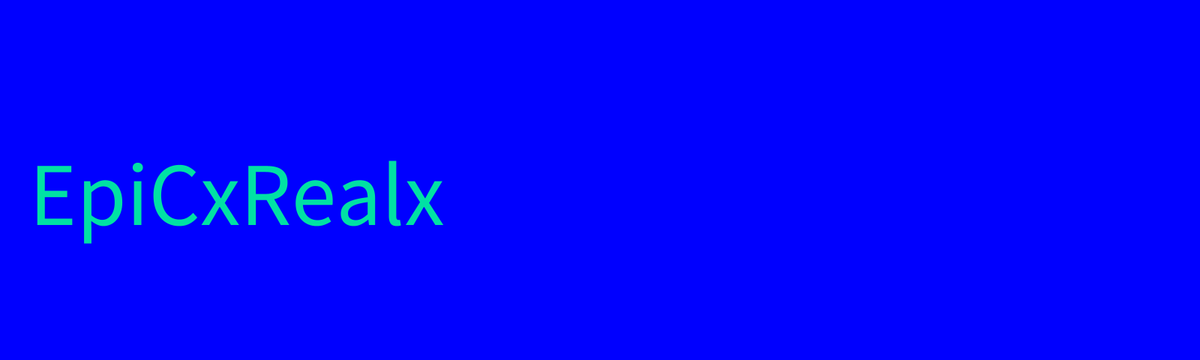
Frame 1 (no input)
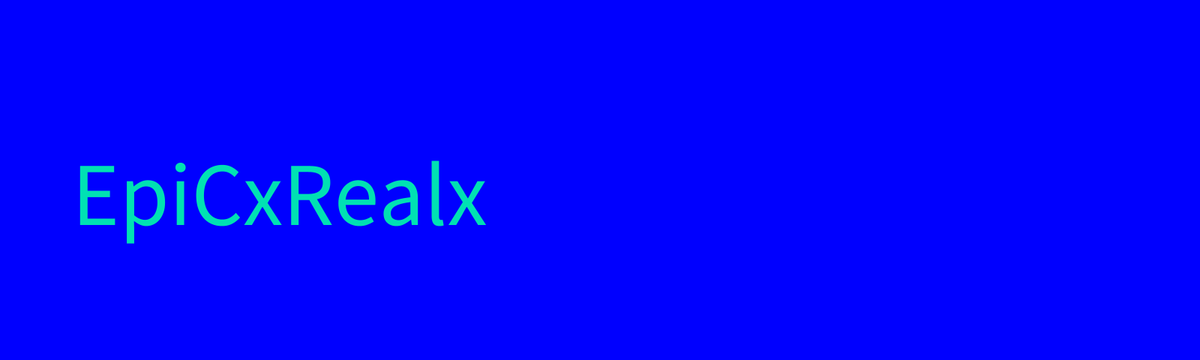
Frame 60 (the mouse pressed at the canvas centre just before this capture)
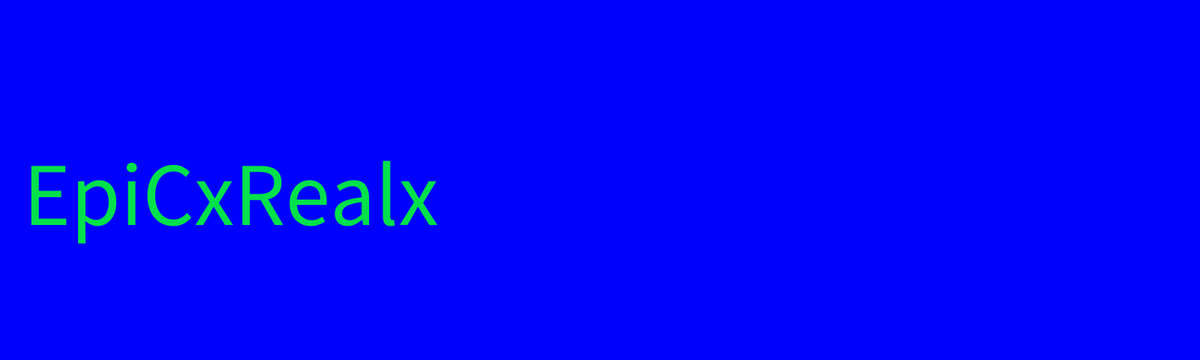
Frame 120 (the mouse held since frame 60 and released just before this capture)

The Processing sketch that drew these frames (run headless with seeded random() and noise(); from frame 60 on, the mouse is pressed at the canvas centre):

// Processing sketch: processing_173669
// ── processing_173669.pde

void setup(){
size(1600,480);
}

void draw(){
background(0,0,255);
textSize(120);
fill(0,225,random(255));
text("EpiCxRealx ",random(150),300); 
}
